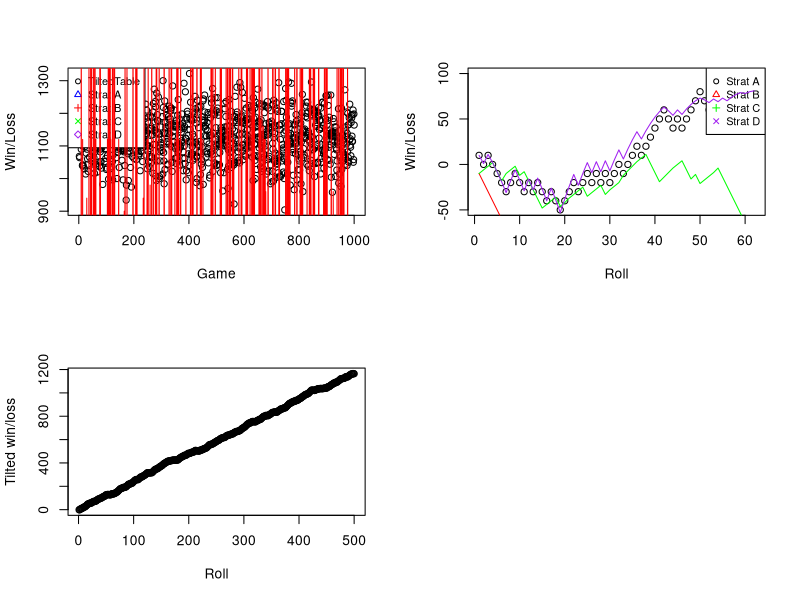

The R script that drew this image:
# Comp Stat Assignment 2019
# Code to simulate n rolls of a ball
# In number ranges from 1 to 10 and 19 to 28, odd numbers are red and even are black. 
#In ranges from 11 to 18 and 29 to 36, odd numbers are black and even are red.

#set.seed(20)

n= 10
floor(runif(n,1,37))
#Same result
#set.seed(20)
sample(1:37,n,replace = TRUE)
# Simulate 1 roll first
n = 1
sample(1:37,n,replace = TRUE)
pred <- 18/37
pblack <- 18/37
pgreen <- 1/37
red <- c(1,3,5,7,9,12,14,16,18,19,21,23,25,27,30,32,34,36)
black <- c(2,4,6,8,10,11,15,17,20,22,24,26,28,29,31,33,35)
green <- c(37)
nRoll = 500
nGame = 1000
slots <- c(32,15,19,4,21,2,25,17,34,6,27,13,36,11,30,11,30,8,23,10,5,24,16,33,1,20,14,31,9,22,18,29,7,28,12,35,3,26,37)
rightslots <- c(32,15,19,4,21,2,25,17,34,6,27,13,36,11,30,11,30,8,23,10)
tiltrightprob <-c(0.027,0.027,0.027,0.027,0.028,0.028,0.028,0.0285,0.0285,0.028,0.028,0.028,0.028,0.028,0.028,0.028,0.028,
                  0.027,0.027,0.027,0.02703,0.027,0.027,0.026,0.026,0.026,0.026,0.026,0.026,
                  0.026,0.026,0.026,0.026,0.026,0.027,0.027,0.027,0.027,0.027)



#set.seed(20)
#result <- simulateRoll(n,stratA,stratB,stratC,stratD,betD,amountA,amountB,amountC,amountD,red,black,green)
#print ("Strategy A yields " %% stratA)
#simulateRoll <- function(n,stratA,stratB,stratC,stratD,betD,amountA,amountB,amountC,amountD,red,black,green){
# Initialize the amounts for each strategy for each game
gameamountA <- c();gameamountB <- c();gameamountC <- c();gameamountD <- c(); gameamountTilted <- c();

# The main loop starts . Setting nGame and nRoll gives the desired no. of games & rolls
# Eg: Setting nGame = 1 and nRoll = 1 gives the result for a single roll (Question 2 part 1)
# Setting nGame = 1 and nRoll = 500 gives the result for 500 rolls (Question 2 part 2)
# Setting nGame = 1000 and nRoll = 500 gives the result for Question 3

#Comment 
#set.seed(23)  

for (game in 1:nGame){
  # All strategies starts with Initial amount of $10, and a Profit/Loss = 0
  stratA <- 0; stratB <- 0; stratC <- 0; stratD <- 0; betD <- 10; stratTilted <- 0;
  #amount* arrays hold the running profit/loss after each roll
  amountA <- c();amountB <- c();amountC <- c();amountD <- c(); amountTilted <- c();
    
  for (i in 1:nRoll){
        # Strategy A
        # Strategy B:Pick a random number between 1 - 37
        
        slotB <- floor(runif(1,1,37))
        roll <- sample(1:37,1,replace = TRUE)
        rolltilted  <- sample(slots,1, replace = TRUE, prob = tiltrightprob)
        
        # Computing Strategy A & D at the same time 
        #Since Red slots are used in both Strategy A & D
	  if (roll %in% red){
          stratA <- stratA + 10
          stratD <- stratD + betD
          betD <- betD - 1
        }
        else {
          stratA <- stratA - 10
          stratD <- stratD - betD
          betD <- betD + 1
        }
        
        if (roll == slotB) {
            stratB <- stratB + 350
        }
        else stratB <- stratB - 10
        
        # Strategy3: James Bond
	  # Considering NET profit for all 3 bets
        if (roll %in% 19:36){
          stratC <- stratC + 4
        }     
        if ( roll %in% 13:18){
          stratC <- stratC + 5
        }
	  if ( roll == 37){
          stratC <- stratC + 8
        }
	  if (roll %in% 1:12){
		stratC <- stratC - 10
        }
        
        # Storing the each roll level profit/loss for plotting later
        amountA[i] = stratA
        amountB[i] = stratB
        amountC[i] = stratC
	      amountD[i] = stratD
        
        
	  #Uncomment the below line setting nRoll = 1 to show the result for a simulation of single roll
	  #cat ("Result after 1 roll for Strategy A,B & C ->: ", stratA, stratB, stratC)

	  #Strategy D:Alembert
        if (betD <= 0) {
          break;
        }
        
      }
      
  #cat ("Result after : " ,nRoll, " rolls")
  #stratA; stratB; stratC; stratD
  #cat (" Result after 500 rolls Or early termination for Strategy A,B,C & D ->: ", stratA, stratB, stratC, stratD)
	# Plots of Strategy A,B,C & D
	    #sprintf("No. of rolls -> %s" ,i)
      gameamountA[game] = stratA
      gameamountB[game] = stratB
      gameamountC[game] = stratC
      gameamountD[game] = stratD
      
}


#Tilted table game

for (game in 1:nGame){
  
  stratTilted <- 0;
  amountTilted <- c();
  
  for (i in 1:nRoll){
    # Strategy A
    # Strategy B:Pick a random number between 1 - 37
    
    rolltilted  <- sample(slots,1, replace = TRUE, prob = tiltrightprob)
     
    # Strategy with tilted table: #
    #Bet $5 on the numbers on the right;$4.5 on the left;$0.5 on Green. This is based on the 
    #probability of the roll turning up on the Right, Left and Center
    #We can assume the profits would be in similar inverse proportion
    #Assuming profit would be $2 for right slots , $3 for left slots,and $6 for center
    if (rolltilted %in% rightslots){
      stratTilted <- stratTilted + 5
      
    }else {
      stratTilted <- stratTilted - 5
      if (rolltilted == 37){
        stratTilted <- stratTilted + 8  
        
      }
      else {
        stratTilted <- stratTilted - 0.5  
        stratTilted <- stratTilted + 4.5
      }
      
    }
    amountTilted[i] = stratTilted
  }
  gameamountTilted[game] = stratTilted
}


# Print the Mean and Variance from 1000 games for all 4 strategies
mean(gameamountA);var(gameamountA);max(gameamountA);min(gameamountA)
mean(gameamountB);var(gameamountB);max(gameamountB);min(gameamountB)
mean(gameamountC);var(gameamountC);max(gameamountC);min(gameamountC)
mean(gameamountD);var(gameamountD);max(gameamountD);min(gameamountD)
mean(gameamountTilted);var(gameamountTilted);max(gameamountTilted);min(gameamountTilted)


# This figures corresponds to the last game i.e nth game of nGames = 1000

par(mfrow=c(2,2))
plot(gameamountTilted, xlab = "Game", ylab = "Win/Loss")
legend("topleft",legend = c("TiltedTable","Strat A","Strat B","Strat C","Strat D"),cex=.8,col=c("black","blue","red","green","purple"),pch=c(1:5))
lines(gameamountA, col = 'blue')
lines(gameamountB, col = 'red')
lines(gameamountC, col = 'green')
lines(gameamountD, col = 'purple')
#}


plot(amountA, xlab = "Roll", ylab = "Win/Loss")
legend("topright",legend = c("Strat A","Strat B","Strat C","Strat D"),cex=.8,col=c("black","red","green","purple"),pch=c(1:4))	
lines(amountB, col = 'red')
lines(amountC, col = 'green')
lines(amountD, col = 'purple')

plot(amountTilted, xlab = "Roll", ylab = "Tilted win/loss")